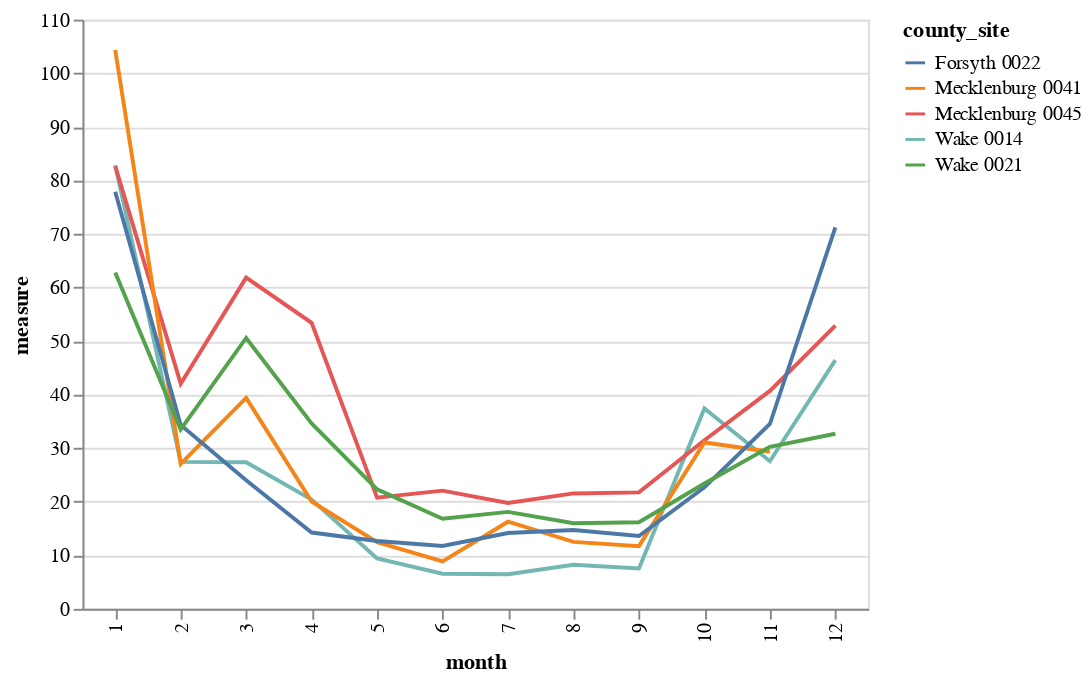

Source (notebook cell):
### Code cell
df.with_columns(
    month = pl.col('tstamp').dt.month(),
    county_site = pl.concat_str([pl.col('county'), pl.col('site')], separator=' ')
).group_by(
    ['county_site','month']
).agg(
    pl.col('measure').var()
).plot.line(
    x = 'month:O',
    y = 'measure:Q',
    color = 'county_site:N'
).properties(
    width=400
)

### Figure 1 — Vega-Lite specification as saved in the notebook (floating-point values rounded to 4 significant figures)
{"config": {"view": {"continuousWidth": 300, "continuousHeight": 300}}, "data": {"name": "data-3b4ea976f6242aa8302da15648d08601"}, "mark": {"type": "line", "tooltip": true}, "encoding": {"color": {"field": "county_site", "type": "nominal"}, "x": {"field": "month", "type": "ordinal"}, "y": {"field": "measure", "type": "quantitative"}}, "params": [{"name": "param_2", "select": {"type": "interval", "encodings": ["x", "y"]}, "bind": "scales"}], "width": 400, "$schema": "https://vega.github.io/schema/vega-lite/v5.20.1.json", "datasets": {"data-3b4ea976f6242aa8302da15648d08601": [{"county_site": "Wake 0014", "month": 4, "measure": 20.39}, {"county_site": "Mecklenburg 0045", "month": 3, "measure": 61.84}, {"county_site": "Mecklenburg 0045", "month": 5, "measure": 20.77}, {"county_site": "Mecklenburg 0045", "month": 1, "measure": 82.65}, {"county_site": "Mecklenburg 0041", "month": 10, "measure": 31.07}, {"county_site": "Forsyth 0022", "month": 6, "measure": 11.74}, {"county_site": "Mecklenburg 0041", "month": 2, "measure": 27.07}, {"county_site": "Forsyth 0022", "month": 7, "measure": 14.15}, {"county_site": "Forsyth 0022", "month": 2, "measure": 34.33}, {"county_site": "Forsyth 0022", "month": 4, "measure": 14.25}, {"county_site": "Forsyth 0022", "month": 10, "measure": 22.69}, {"county_site": "Forsyth 0022", "month": 3, "measure": 24.02}, {"county_site": "Mecklenburg 0041", "month": 11, "measure": 29.32}, {"county_site": "Wake 0021", "month": 8, "measure": 16.0}, {"county_site": "Mecklenburg 0041", "month": 4, "measure": 20.04}, {"county_site": "Forsyth 0022", "month": 8, "measure": 14.73}, {"county_site": "Mecklenburg 0041", "month": 6, "measure": 8.874}, {"county_site": "Mecklenburg 0041", "month": 3, "measure": 39.36}, {"county_site": "Wake 0014", "month": 5, "measure": 9.398}, {"county_site": "Wake 0021", "month": 10, "measure": 23.39}, {"county_site": "Wake 0021", "month": 6, "measure": 16.83}, {"county_site": "Wake 0014", "month": 12, "measure": 46.43}, {"county_site": "Wake 0014", "month": 9, "measure": 7.534}, {"county_site": "Mecklenburg 0045", "month": 6, "measure": 22.07}, {"county_site": "Wake 0014", "month": 6, "measure": 6.551}, {"county_site": "Wake 0014", "month": 1, "measure": 82.78}, {"county_site": "Wake 0014", "month": 10, "measure": 37.42}, {"county_site": "Mecklenburg 0041", "month": 9, "measure": 11.71}, {"county_site": "Forsyth 0022", "month": 5, "measure": 12.68}, {"county_site": "Mecklenburg 0041", "month": 5, "measure": 12.46}, {"county_site": "Mecklenburg 0045", "month": 7, "measure": 19.77}, {"county_site": "Wake 0021", "month": 2, "measure": 33.49}, {"county_site": "Mecklenburg 0045", "month": 8, "measure": 21.55}, {"county_site": "Wake 0021", "month": 5, "measure": 22.31}, {"county_site": "Wake 0021", "month": 7, "measure": 18.1}, {"county_site": "Wake 0021", "month": 3, "measure": 50.57}, {"county_site": "Mecklenburg 0045", "month": 9, "measure": 21.75}, {"county_site": "Wake 0021", "month": 1, "measure": 62.79}, {"county_site": "Wake 0014", "month": 8, "measure": 8.223}, {"county_site": "Forsyth 0022", "month": 11, "measure": 34.51}, {"county_site": "Mecklenburg 0045", "month": 12, "measure": 52.86}, {"county_site": "Wake 0014", "month": 11, "measure": 27.56}, {"county_site": "Mecklenburg 0041", "month": 1, "measure": 104.3}, {"county_site": "Mecklenburg 0045", "month": 10, "measure": 31.48}, {"county_site": "Wake 0014", "month": 7, "measure": 6.457}, {"county_site": "Wake 0021", "month": 12, "measure": 32.69}, {"county_site": "Mecklenburg 0045", "month": 2, "measure": 42.04}, {"county_site": "Wake 0014", "month": 2, "measure": 27.44}, {"county_site": "Forsyth 0022", "month": 12, "measure": 71.23}, {"county_site": "Mecklenburg 0045", "month": 4, "measure": 53.41}, {"county_site": "Wake 0014", "month": 3, "measure": 27.37}, {"county_site": "Forsyth 0022", "month": 1, "measure": 77.88}, {"county_site": "Forsyth 0022", "month": 9, "measure": 13.59}, {"county_site": "Wake 0021", "month": 11, "measure": 30.26}, {"county_site": "Mecklenburg 0045", "month": 11, "measure": 40.68}, {"county_site": "Mecklenburg 0041", "month": 8, "measure": 12.51}, {"county_site": "Mecklenburg 0041", "month": 7, "measure": 16.26}, {"county_site": "Wake 0021", "month": 4, "measure": 34.62}, {"county_site": "Wake 0021", "month": 9, "measure": 16.16}]}}
